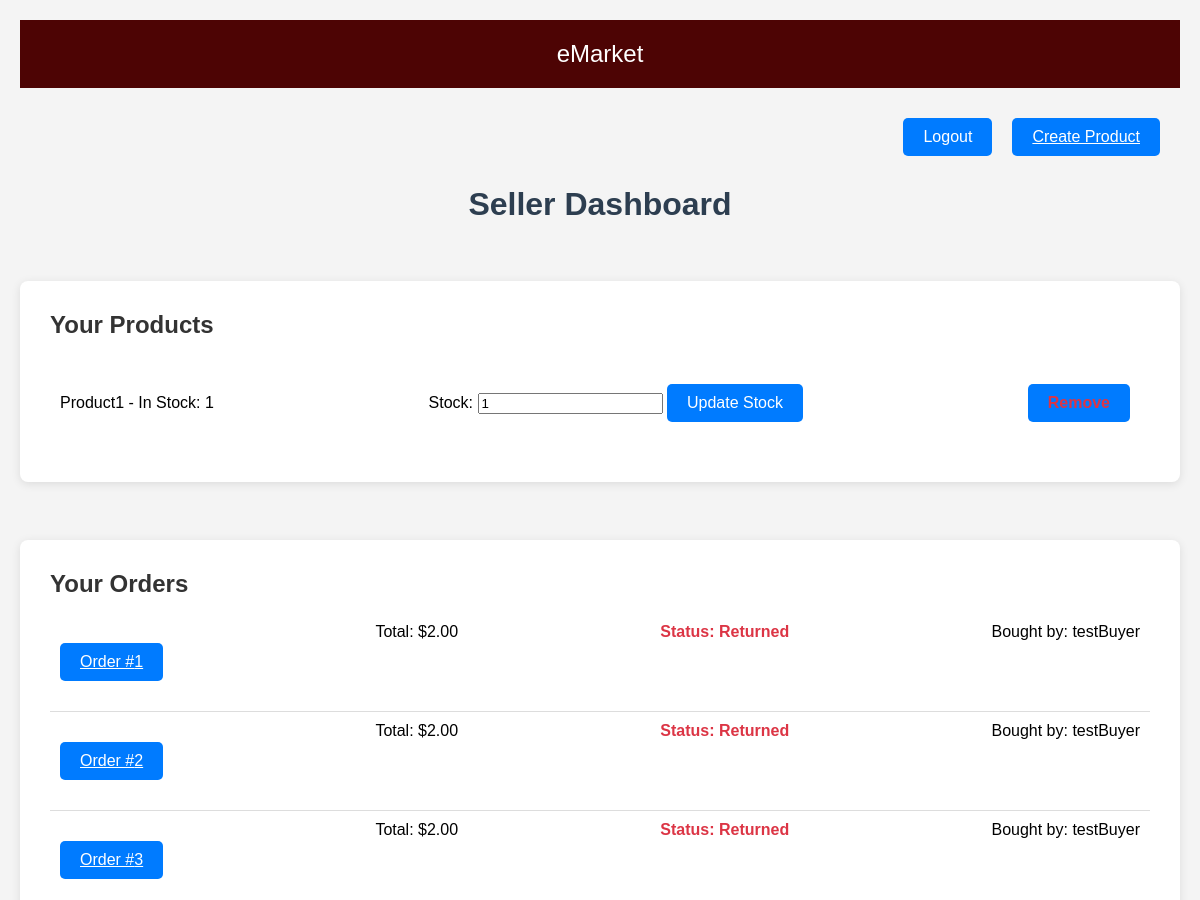
/seller_dashboard/ (signed in, upper part), run on an earlier commit of the app's database.
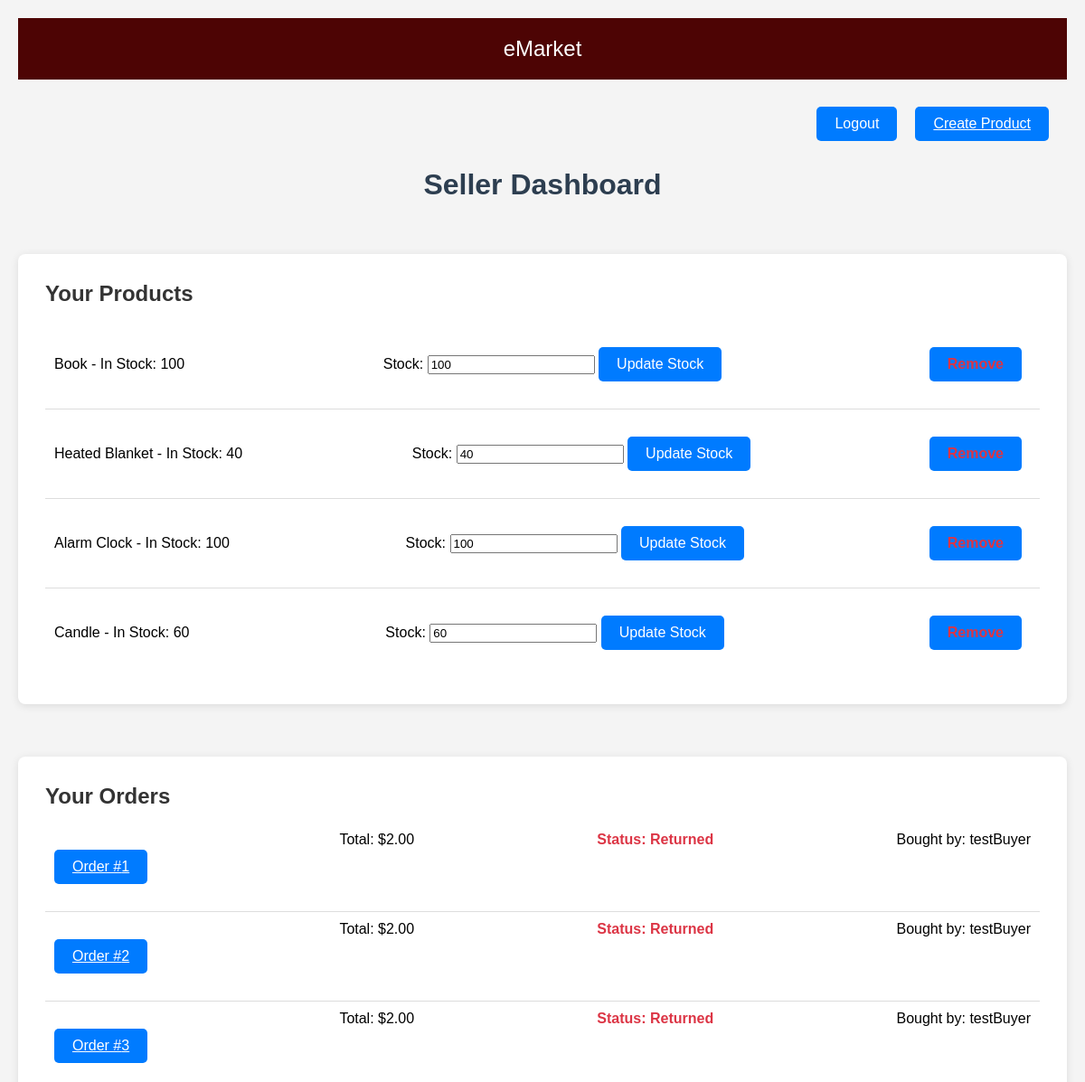
And on a later commit of the database.
### app/models.py (models this page shows, shortened)
class Product(models.Model):
    name = models.CharField(max_length=100)
    price = models.DecimalField(decimal_places=2, max_digits=10,default=0, validators=[MinValueValidator(0, message='Please enter a valid price.')],) # type: ignore
    description = models.CharField(max_length=250, default="")
    stock = models.PositiveIntegerField(default=1)
    date_created = models.DateTimeField(null=True,auto_now_add=True)
    seller = models.ForeignKey(User, on_delete=models.CASCADE, null=True, limit_choices_to={'user_type': 'seller'}, related_name='products')
    image = models.ImageField(default="default.jpeg", upload_to="media/", blank=True)
    pending = models.BooleanField(default=True)

class Order(models.Model):
    user = models.ForeignKey(User, on_delete=models.CASCADE)
    user_order_id = models.PositiveIntegerField(default=1)
    cart = models.OneToOneField(Cart, on_delete=models.SET_NULL, null=True)
    cart_products = models.JSONField(null=True)
    quantity = models.PositiveIntegerField(default=1)
    total = models.DecimalField(max_digits=10, decimal_places=2, default=0) # type: ignore
    status = models.CharField(max_length = 50, default='Pending')
    date_created = models.DateTimeField(null=True,auto_now_add=True)

class User(AbstractUser):
    USER_TYPE_CHOICES = (
        ('admin', 'Admin'),
        ('buyer', 'Buyer'),
        ('seller', 'Seller'),
    )
    user_type = models.CharField(max_length=10, choices=USER_TYPE_CHOICES)
    pending = models.BooleanField(default=True)

### app/views.py (the view)
# urls.py: path('seller_dashboard/', views.seller_dashboard, name='seller_dashboard'),
@login_required
def seller_dashboard(request):
    products = Product.objects.filter(seller=request.user).distinct()
    orders = []
    all_orders = Order.objects.all()
    for order in all_orders:
      for product_info in order.cart_products.values():
        if product_info.get("seller") == request.user.username:
          orders.append(order)
          break
    return render(request, 'app/seller_dashboard.html', {'products': products, 'orders': orders})

### app/templates/app/seller_dashboard.html (shortened to what this page needs)
<!DOCTYPE html>
<html lang="en">
<head>
    {% load static %}
    <link rel="stylesheet" href="{% static 'app/seller_dashboard.css' %}">
</head>
<body>
    <header>
        <div class="project-name">eMarket</div>
    </header>
    <nav class="navbar">
        <form method="POST" action="{% url 'logout' %}">
            <button type="submit" class="button">Logout</button>
        </form>
        <a href="{% url 'create_product' %}" class="button">Create Product</a>
    </nav>
    <h1>Seller Dashboard</h1>
    <ul class="container">
        <h2>Your Products</h2>
        {% for product in products %}
            <li class="product-info">
                {{ product.name }} - In Stock: {{ product.stock }}
                <form method="POST" action="{% url 'update_stock' product.id %}">
                    <label for="stock">Stock:</label>
                    <input type="number" name="stock" value="{{ product.stock }}" min="0">
                    <button type="submit" class="button">Update Stock</button>
                </form>
                <a href="{% url 'remove_product' product.id %}" class="button" style="color:4d0404">Remove</a>
            </li>
        {% endfor %}
    </ul>
    <ul class="container">
        <h2>Your Orders</h2>
        {% for order in orders %}
            <li class="order-info">
                <a href="{% url 'order_detail' order.id %}" class="button"> Order #{{ order.user_order_id }}</a>
                    Total: ${{ order.total }} <span class="order-status {{ order.status }}">Status: {{ order.status }}</span> Bought by: {{ order.user }}
            </li>
        {% endfor %}
    </ul>
</body>
</html>

What changed in the data, as far as the page shows it:
removed Product: name "Product1", stock "1"
added Product: name "Book", stock "100"
added Product: name "Heated Blanket", stock "40"
added Product: name "Alarm Clock", stock "100"
added Product: name "Candle", stock "60"
